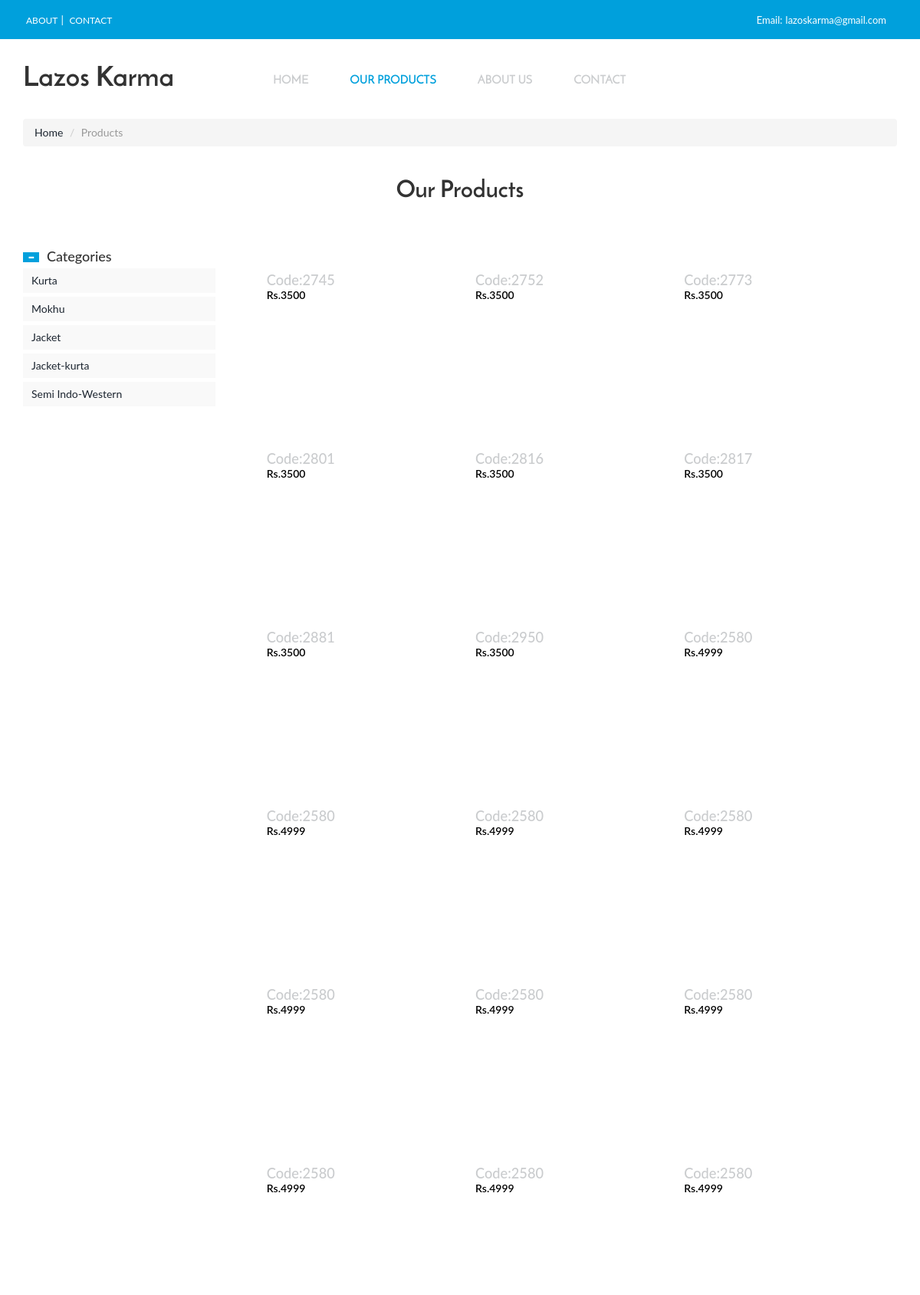
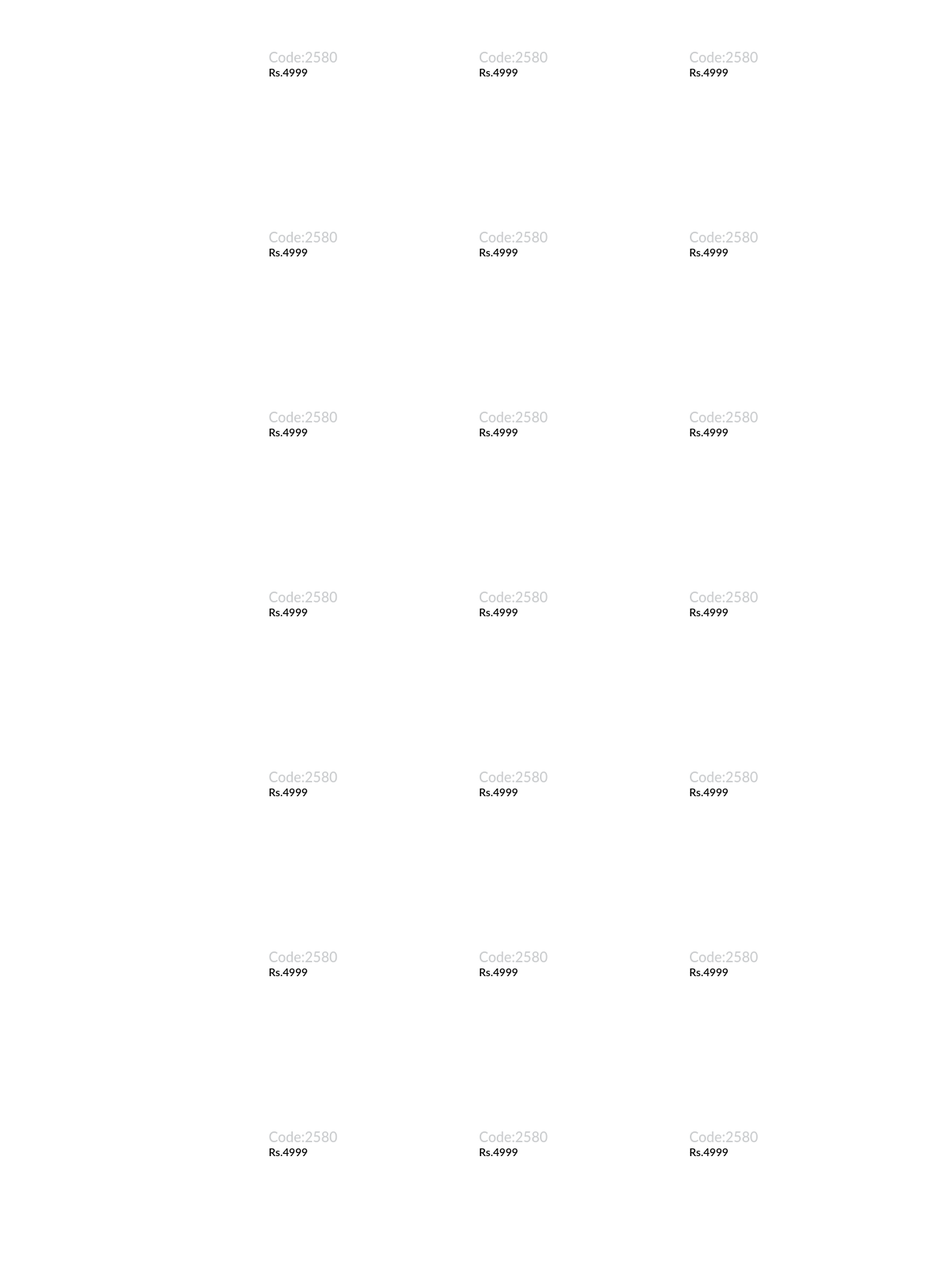
/semi_indo.php (upper part), run on the app's committed database (2 pictures, top to bottom).
### tables this page shows
CREATE TABLE IF NOT EXISTS `product` (
  `id` int(11) NOT NULL AUTO_INCREMENT,
  `code` varchar(30) DEFAULT NULL,
  `type` varchar(30) DEFAULT NULL,
  `price` int(11) DEFAULT NULL,
  PRIMARY KEY (`id`)
);

### web/semi_indo.php (the view, shortened to what this page needs)
<!DOCTYPE html>
<html>
<head>
<link href="css/bootstrap.css" rel="stylesheet" type="text/css" media="all" />
<link href="css/style1.css" rel="stylesheet" type="text/css" media="all" />
<link href="css/memenu.css" rel="stylesheet" type="text/css" media="all" />
</head>
<body>
<div class="top_bg">
	<div class="container">
		<div class="header_top-sec">
			<div class="top_right">
				<ul>
					<li><a href="about.html">About</a></li>|
					<li><a href="contact.html">Contact</a></li>
				</ul>
			</div>
			<div class="top_left">
				<ul>
					<li class="top_link">Email:<a href="mailto:info@example.com">lazoskarma@gmail.com</a></li>
				</ul>
			</div>
				<div class="clearfix"> </div>
		</div>
	</div>
</div>
<div class="header-top">
	 <div class="header-bottom">
		 <div class="container">
				<div class="logo">
					<a href="index.html"><h1>Lazos Karma</h1></a>
				</div>
			 <div class="top-nav">
				<ul class="memenu skyblue"><li class="grid"><a href="index.html">Home</a></li>
					<li class="active"><a href="#">Our Products</a>
					</li>
					<li class="grid"><a href="about.html">About Us</a></li>
					<li class="grid"><a href="contact.html">Contact</a></li>
				</ul>
				<div class="clearfix"> </div>
			 </div>
			 <div class="clearfix"> </div>
			 </div>
	  </div>
</div>
<div class="product-model">
	 <div class="container">
			<ol class="breadcrumb">
		  <li><a href="index.html">Home</a></li>
		  <li class="active">Products</li>
		 </ol>
			<h2>Our Products</h2>
		 <div class="col-md-9 product-model-sec">
		 <?php
	include "config.php";
	if(!$conn)
	{
		echo "Error : ".mysql_error($conn);
	}
	else
	{
?>
		 <?php
						 $sql = "SELECT * FROM product where TYPE='indo'";
		$result = $conn->query($sql);
		if ($result->num_rows > 0)
		{
			while($row = $result->fetch_assoc())
			{
						 ?>
					 <div class="product-grid love-grid">
						<div class="product-info simpleCart_shelfItem">
							<div class="product-info-cust prt_name">
								<h4>Code:<?php echo $row["code"];?></h4>
								<span class="item_price">Rs.<?php echo $row["price"];?></span>
							</div>
						</div>
					</div>
		<?php
			}
		}
	}
?>
			</div>
			<div class="rsidebar span_1_of_left">
				<section  class="sky-form">
					 	<div class="product_right">
						 <h4 class="m_2"><span class="glyphicon glyphicon-minus" aria-hidden="true"></span>Categories</h4>
						 <div class="tab1">
							 <ul class="place">
								 <li class="sort"><a href="kurta.php">Kurta</a></li>
									<div class="clearfix"> </div>
							  </ul>
					      </div>
						  <div class="tab2">
							 <ul class="place">
								 <li class="sort"><a href="mokhu.php">Mokhu</li>
									<div class="clearfix"> </div>
							  </ul>
					      </div>
						  <div class="tab3">
							 <ul class="place">
								 <li class="sort"><a href="jacket.php">Jacket</a></li>
									<div class="clearfix"> </div>
							  </ul>
					      </div>
						  <div class="tab4">
							 <ul class="place">
								 <li class="sort"><a href="jacket_kurta.php">Jacket-kurta</a></li>
									<div class="clearfix"> </div>
							  </ul>
					      </div>
						  <div class="tab5">
							 <ul class="place">
								 <li class="sort"><a href="semi_indo.php">Semi Indo-Western</a></li>
									<div class="clearfix"> </div>
							  </ul>
					      </div>
				 </section>
			 </div>
		     <div class="clearfix"></div>
	  </div>
	      </div>
</body>
</html>

### web/css/style1.css (style rules this page uses)
body { background:#fff; font-family: 'Lato', sans-serif; }
body a { transition: 0.5s all; -webkit-transition: 0.5s all; -o-transition: 0.5s all; -moz-transition: 0.5s all; -ms-transition: 0.5s all; }
ul { padding: 0; margin: 0; }
h1,h2,h3,h4,h5,h6,label,p { margin:0; }
.top_bg { background:#00a0dc; }
.header_top-sec { padding: 15px 0; }
.top_left { float: right; color:#fff; }
.top_right { float:left; color: #ffffff; }
.top_right ul,.top_left ul { padding:0; list-style:none; display: inline-block; vertical-align: middle; }
.top_left ul li.top_link { margin-right:10px; }
.top_right ul li,.top_left ul li { display: inline-block; }
.top_right ul li:last-child { margin-right: 0; }
.top_right ul li a { text-align:center; padding: 0px 4px; text-transform:uppercase; font-size:12px; display:block; color:#ffffff; -webkit-transition: all 0.3s ease-in-out; -moz-transition: all 0.3s ease-in-out; -o-transition: all 0.3s ease-in-out; transition: all 0.3s ease-in-out; }
.top_left ul li { font-size:13px; }
.top_left ul li a { text-align:center; padding: 0px 4px; font-size:13px; color:#ffffff; -webkit-transition: all 0.3s ease-in-out; -moz-transition: all 0.3s ease-in-out; -o-transition: all 0.3s ease-in-out; transition: all 0.3s ease-in-out; }
.header-bottom { padding: 2.3em 0; }
.logo a h1 { color:#333; font-family: 'JosefinSans-Bold'; font-size: 2.55em; font-weight: 100; }
.logo { float:left; }
.top-nav { margin-top: 0; width:63%; margin: 1% auto 0; display: block; float: left; }
.skyblue { float:left; }
.product-model-sec { margin: 4em 0 0 0; float: right; }
.glyphicon-minus { top:-1px!important; }
.glyphicon-minus:before { content: "\2212"; color:#fff; font-size:9px; background:#00a0dc; padding:1px 6px; margin-right:5px; }
.rsidebar { display: block; float: left; margin:4em 2em 0% 0; width: 22%; }
.product-grid { width: 30%; margin: 0 3% 4% 0; float: left; position: relative; transition: 0.5s all; -webkit-transition: 0.5s all; -moz-transition: 0.5s all; -o-transition: 0.5s all; min-height: 200px; border:1px solid #fff; }
.product-info-cust { float: left; padding: 0.8em 1.2em; }
.prt_name { padding: 0.8em 1.2em; float:none; }
.product-info-cust h4 { color:#caccce; font-weight:500; font-size:1.3em; }
span.item_price { color:#000; font-weight:600; font-size:1em; }
ul.place { margin: 5px 0; background: #f9f9f9; width: 100%; padding:0px 5px; cursor: pointer; }
ul.place li { display: inline-block; padding: 6px; }
ul.place li { color: #8c8c8c; text-decoration: none; cursor: pointer; }
ul.place li.sort { float:left; }
.product-model h2,h2.top,.contact h3 { font-size: 2.2em; font-family: 'JosefinSans-Bold'; color: #333; text-align:center; }
.breadcrumb { margin-bottom: 3em !important; }

### web/css/memenu.css (style rules this page uses)
.memenu { margin:0;padding:0;width:100%;list-style:none;display:inline-block;position:relative;font-family:Calibri,Arial;font-size:15px }
.memenu li { display:inline-block;text-align:left; }
ul.memenu.skyblue { text-align: center; }
.memenu>li>a { font-family: 'JosefinSans-Regular';float:left;padding: 5px 25px 5px 25px;color:#caccce;font-weight:600;text-decoration:none;text-transform:uppercase;transition:color .4s ease-in-out;-moz-transition:color .4s ease-in-out;-webkit-transition:color .4s ease-in-out;-o-transition:color .4s ease-in-out }
.skyblue li>a,.skyblue>li.showhide span { color:#caccce }
.skyblue>li:hover>a,.skyblue>li.active>a,.skyblue .dropdown li:hover>a { color:#00a0dc }
@media (max-width: 1280px) { .memenu>li>a { padding: 0px 25px 0px 25px; } }

### data on the page
product: code "2745", price "3500"
product: code "2752", price "3500"
product: code "2773", price "3500"
product: code "2801", price "3500"
product: code "2816", price "3500"
product: code "2817", price "3500"
product: code "2881", price "3500"
product: code "2950", price "3500"
product: code "2580", price "4999"
product: code "2580", price "4999"
product: code "2580", price "4999"
product: code "2580", price "4999"
product: code "2580", price "4999"
product: code "2580", price "4999"
product: code "2580", price "4999"
product: code "2580", price "4999"
product: code "2580", price "4999"
product: code "2580", price "4999"
product: code "2580", price "4999"
product: code "2580", price "4999"
product: code "2580", price "4999"
product: code "2580", price "4999"
product: code "2580", price "4999"
product: code "2580", price "4999"
product: code "2580", price "4999"
product: code "2580", price "4999"
product: code "2580", price "4999"
product: code "2580", price "4999"
product: code "2580", price "4999"
product: code "2580", price "4999"
product: code "2580", price "4999"
product: code "2580", price "4999"
product: code "2580", price "4999"
product: code "2580", price "4999"
product: code "2580", price "4999"
product: code "2580", price "4999"
product: code "2580", price "4999"
product: code "2580", price "4999"
product: code "2580", price "4999"
